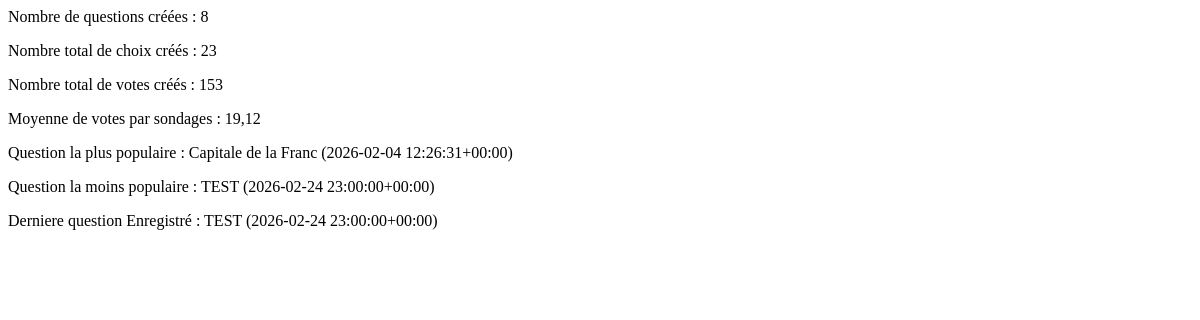
The page /polls/stats on the database as committed earlier.
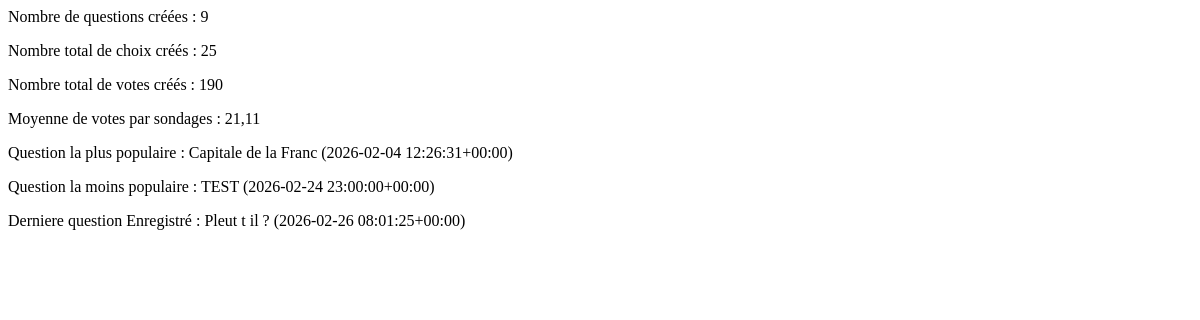
The same page on the database as committed later.
### polls/models.py (models this page shows, shortened)
class Question(models.Model):
    question_text = models.CharField(max_length=200)
    pub_date = models.DateTimeField("date published")
    def __str__(self):
        return f"{self.question_text[:20]} ({self.pub_date})"
    @classmethod
    def most_popular_question(cls):
        questions_with_votes = cls.objects.annotate(total_votes=Sum('choice__votes'))
        return questions_with_votes.order_by('-total_votes').first()
    @classmethod
    def less_popular_question(cls):
        questions_with_votes = cls.objects.annotate(total_votes=Sum('choice__votes'))
        return questions_with_votes.order_by('-total_votes').last()

### polls/views.py (the view)
# urls.py: path("stats", views.StatisticsView.as_view(), name="statistics"),
class StatisticsView(generic.ListView):
    model = Question
    template_name = "polls/statistics.html"
    context_object_name = "all_question_list"
    def get_context_data(self, **kwargs):
        context = super().get_context_data(**kwargs)
        context["questions_count"] = Question.objects.all().count()
        context["choices_count"] = Choice.objects.all().count()
        context["votes_count"] = 0
        for choice in Choice.objects.all():
            context["votes_count"] += choice.votes
        context["moy_votes_per_poll"] = round(context["votes_count"] / context["questions_count"], 2)
        context["popular_question"] = Question.most_popular_question()
        context["less_popular_question"] = Question.less_popular_question()
        context["last_question"] = Question.objects.order_by("pub_date").last()
        return context

### polls/templates/polls/statistics.html
<p>Nombre de questions créées : {{ questions_count }}</p>
<p>Nombre total de choix créés : {{ choices_count }}</p>
<p>Nombre total de votes créés : {{ votes_count }}</p>
<p>Moyenne de votes par sondages : {{ moy_votes_per_poll }}</p>
<p>Question la plus populaire : {{ popular_question }}</p>
<p>Question la moins populaire : {{ less_popular_question }}</p>
<p>Derniere question Enregistré : {{ last_question }}</p>

Rows that differ between the two databases and show on the page:
added Question: question_text+pub_date "Pleut t il ? (2026-02-26 08:01:25+00:00)"
Other text that changed with them:
{{ questions_count }}: "8" → "9"
{{ choices_count }}: "23" → "25"
{{ votes_count }}: "153" → "190"
{{ moy_votes_per_poll }}: "19,12" → "21,11"
{{ last_question }}: "TEST (2026-02-24 23:00:00+00:00)" → "Pleut t il ? (2026-02-26 08:01:25+00:00)"
